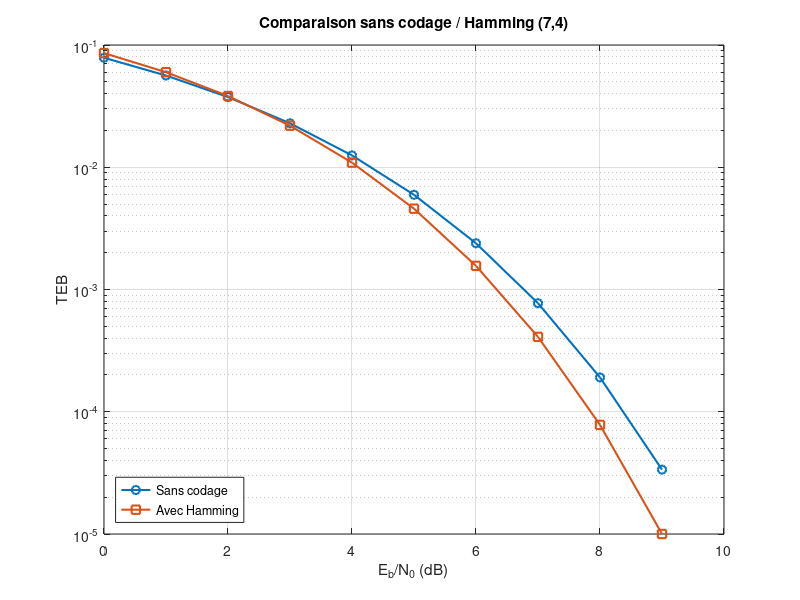

Recreate this plot in MATLAB.
%% Partie 4 - Question 10
% Comparaison theorique sans codage / avec Hamming

clear;
clc;
close all;

%% Parametres

R = 4/7;
EbN0_dB = 0:9;
EbN0 = 10.^(EbN0_dB/10);
Q = @(x) 0.5 * erfc(x/sqrt(2));

%% TEB sans codage

TEB_sans = Q(sqrt(2*EbN0));

%% Probabilite d'erreur sur un bit code

p = Q(sqrt(2*R*EbN0));

%%Approximation du TEB apres correction Hamming

TEB_hamming = zeros(size(p));

for i = 1:length(p)
    Pb = 0;

    for j = 2:7

        Pb = Pb + ...
            (j/7) * nchoosek(7,j) * ...
            p(i)^j * (1-p(i))^(7-j);
    end

    TEB_hamming(i) = Pb;

end

%% Affichage

fprintf('\nEb/N0(dB)   Sans codage    Hamming corrige\n');

for i = 1:length(EbN0_dB)

    fprintf('%3d         %.6e     %.6e\n', ...
        EbN0_dB(i), ...
        TEB_sans(i), ...
        TEB_hamming(i));

end

%% courbes

figure;

semilogy(EbN0_dB, TEB_sans, '-o', 'LineWidth', 1.5);
hold on;

semilogy(EbN0_dB, TEB_hamming, '-s', 'LineWidth', 1.5);

grid on;
xlabel('E_b/N_0 (dB)');
ylabel('TEB');

title('Comparaison sans codage / Hamming (7,4)');

legend('Sans codage', ...
       'Avec Hamming', ...
       'Location', 'southwest');
